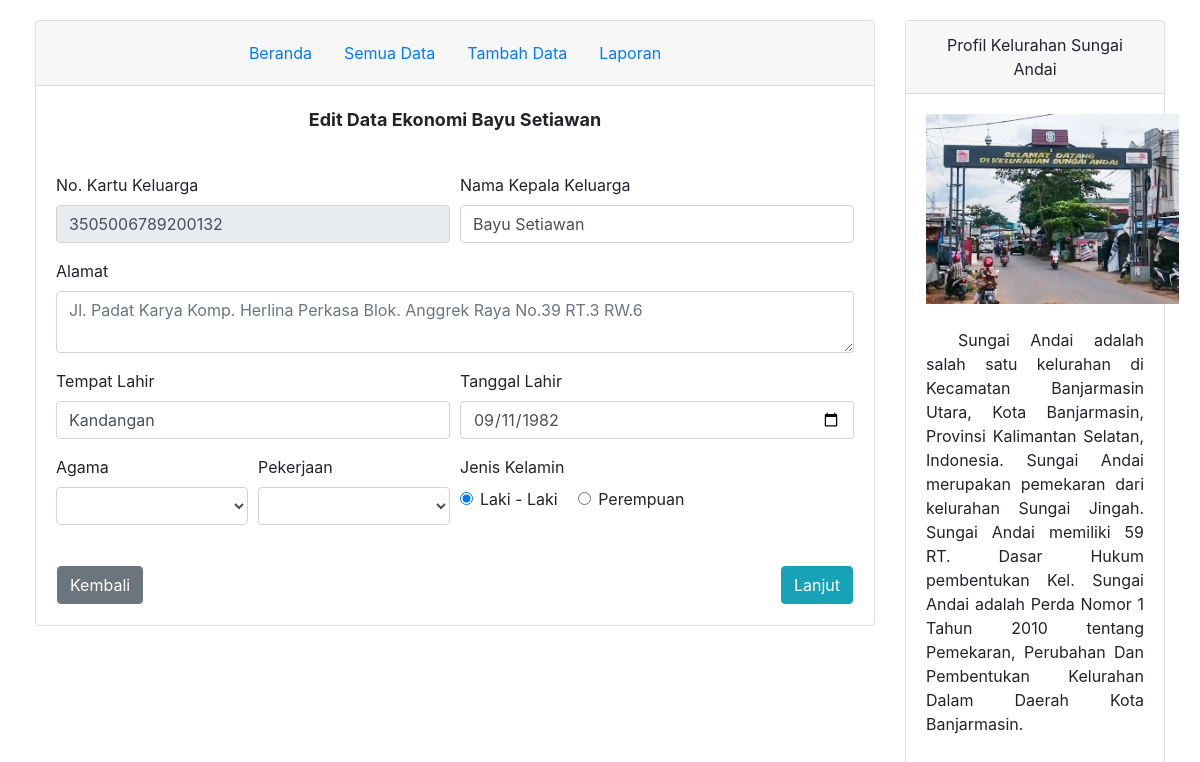
/view/edit.php?id=6, run on the app's committed database.
### tables this page shows
CREATE TABLE `tb_klasifikasi` (
  `id_klasifikasi` int(11) NOT NULL,
  `pendapatan` smallint(3) NOT NULL,
  `asset` smallint(3) NOT NULL,
  `pengeluaran` smallint(3) NOT NULL,
  `status` varchar(6) NOT NULL,
  `periode` varchar(4) NOT NULL,
  `kk` char(16) NOT NULL
);

CREATE TABLE `tb_penduduk` (
  `kk` char(16) NOT NULL,
  `nama` varchar(25) NOT NULL,
  `tanggal_lahir` date NOT NULL,
  `tempat_lahir` varchar(20) NOT NULL,
  `jenkel` varchar(11) NOT NULL,
  `agama` varchar(10) NOT NULL,
  `alamat` varchar(100) NOT NULL,
  `pekerjaan` varchar(20) NOT NULL
);

### view/edit.php (the view, shortened to what this page needs)
<?php
	include '../koneksi.php';
	$id_klasifikasi = $_GET['id'];
	$query = mysqli_query($kon, "SELECT * FROM tb_penduduk as a, tb_klasifikasi as b  WHERE b.id_klasifikasi='$id_klasifikasi' and a.kk=b.kk");
	$data=mysqli_fetch_array($query);
?>
<!DOCTYPE html>
<html>
<head>
	<link rel="stylesheet" href="https://stackpath.bootstrapcdn.com/bootstrap/4.4.1/css/bootstrap.min.css">
</head>
<body>
	<div class="container-fluid">
		<div class="row">
		    <div class="col-9">
		    	<div class="card">
		    		<div class="card-header">
						<ul class="nav justify-content-center">
						  <li class="nav-item">
						    <a class="nav-link active" href="../index.php">Beranda</a>
						  </li>
						  <li class="nav-item">
						    <a class="nav-link" href="data_penduduk.php">Semua Data</a>
						  </li>
						  <li class="nav-item">
						    <a class="nav-link" href="tambah_data.php">Tambah Data</a>
						  </li>
						  <li class="nav-item">
						    <a class="nav-link" href="laporan.php">Laporan</a>
						  </li>
						</ul>
		    		</div>
		    		<div class="card-body " >
		    			<p align="center" style="font-size: 18px;"><b>Edit Data Ekonomi <?php echo $data['nama']; ?></b></p>
		    			<br>
		    			<form action="tambah_klasifikasi3.php" method="post">
		    				<div class="form-row">
							    <div class="form-group col-md-6">
							      <label>No. Kartu Keluarga</label>
							      <input type="text" class="form-control" name="kk" value="<?php echo $data['kk']; ?>" readonly>
							    </div>
							    <div class="form-group col-md-6">
							      <label>Nama Kepala Keluarga</label>
							      <input type="text" class="form-control" value="<?php echo $data['nama']; ?>" name="nama" required="">
							    </div>
							</div>
							<div class="form-group">
							    <label>Alamat</label>
							    <textarea name="alamat" placeholder="<?php echo $data['alamat']; ?>" class="form-control"></textarea>
							  </div>
							<div class="form-row">
							    <div class="form-group col-md-6">
							      <label>Tempat Lahir</label>
							      <input type="text" class="form-control" value="<?php echo $data['tempat_lahir']; ?>" name="tempat_lahir" required="">
							    </div>
							    <div class="form-group col-md-6">
							      <label>Tanggal Lahir</label>
							      <input type="date" class="form-control" value="<?php echo $data['tanggal_lahir']; ?>" name="tanggal_lahir" required="">
							    </div>
							</div>
							  <div class="form-row">
							    <div class="form-group col-md-3">
							      <label>Agama</label>
							      <select name="agama" class="form-control" required="">
							        <option selected> </option>
							        <option value="Islam">Islam</option>
							      </select>
							    </div>
							    <div class="form-group col-md-3">
							      <label>Pekerjaan</label>
							      <select name="pekerjaan"  class="form-control" required="">
							        <option selected> </option>
							        <option value="PNS">PNS</option>
							      </select>
							    </div>
							  	<div class="form-group col-md-6">
							      <label>Jenis Kelamin</label>
							  		<div class="form-check">
									  <input class="form-check-input" type="radio" name="jenkel" value="Laki - Laki" checked>
									  <label class="form-check-label">
									    Laki - Laki
									  </label>&nbsp;&nbsp;&nbsp;&nbsp;&nbsp;&nbsp;&nbsp;&nbsp;
									  <input class="form-check-input" type="radio" name="jenkel" value="Perempuan">
									  <label class="form-check-label">
									    Perempuan
									  </label>
									</div>
							  	</div>
							  </div>
							  <br>
							  <table align="center">
						 		<td align="left"><a href = "javascript:history.back()" class="btn btn-secondary btn-md" align="left"> Kembali</a></td>
						 		<td width="90%"></td>
						 		<td align="right"><button type="submit" name="hitung" class="btn btn-info btn-md">Lanjut</button></td>
						 	</table>
		    			</form>
		    		</div>
		    	</div>
		    </div>
			<div class="col-3">
				<div class="card" align="center">
				    <div class="card-header">
				    	Profil Kelurahan Sungai Andai
				    </div>
				    <div class="card-body" style="height: 100%;">
				    	<img src="../gambar/sundai.jpg" style="max-height: 190px;"><br><br>
				    	<p align="justify" style="text-indent: 2em;">
				    	Sungai Andai adalah salah satu kelurahan di Kecamatan Banjarmasin Utara, Kota Banjarmasin, Provinsi Kalimantan Selatan, Indonesia. Sungai Andai merupakan pemekaran dari kelurahan Sungai Jingah. Sungai Andai memiliki 59 RT. Dasar Hukum pembentukan Kel. Sungai Andai adalah Perda Nomor 1 Tahun 2010 tentang Pemekaran, Perubahan Dan Pembentukan Kelurahan Dalam Daerah Kota Banjarmasin.
				    	</p>
				    </div>
				</div>
			</div>
		</div>
	</div>
</body>
</html>

### view/edit.php (style rules this page uses)
body { padding: 20px; }

### data on the page
tb_klasifikasi: kk.nama "Bayu Setiawan", kk "3505006789200132", nama "Bayu Setiawan", alamat "Jl. Padat Karya Komp. Herlina Perkasa Blok. Anggrek Raya No.39 RT.3 RW.6", tempat_lahir "Kandangan", tanggal_lahir "09/11/1982"
